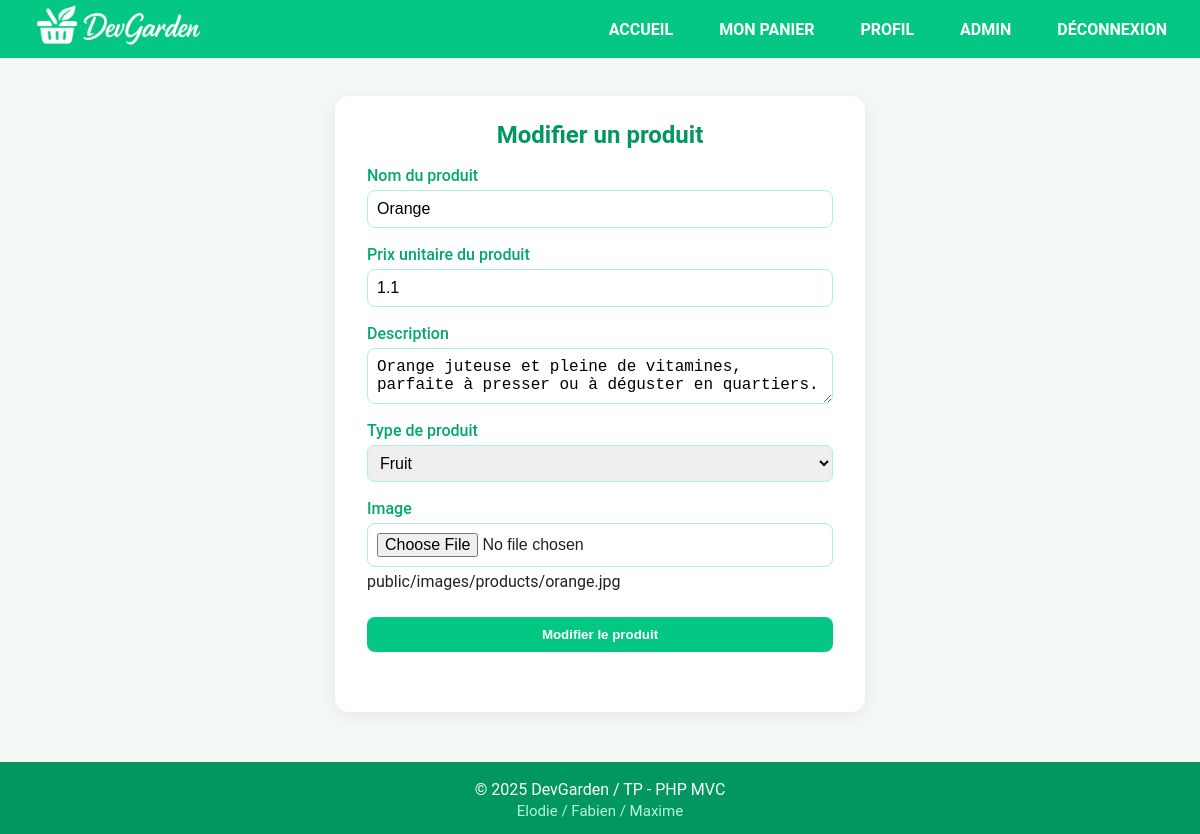
The page /index.php?page=modifierProduit&id=14 (signed in) on the database its author committed.
### tables this page shows
CREATE TABLE `produits` (
  `id` int(11) NOT NULL,
  `nom` varchar(100) NOT NULL,
  `prix_unitaire` float(10,2) NOT NULL,
  `description` text NOT NULL,
  `type` varchar(100) NOT NULL,
  `url_img` varchar(255) DEFAULT NULL,
  `statut` varchar(100) NOT NULL
);

### controller/AdminController.php (called while the page is built, shortened)
<?php
class AdminController
{
    public function modifierProduit()
    {
        $product = null;
        if (isset($_GET['id']) && is_numeric($_GET['id'])) {
            $product = ProduitsRepository::findById((int)$_GET['id']);
        }
        require './view/admin/modifierProduit.php';
    }
}

### repository/ProduitsRepository.php (called while the page is built, shortened)
<?php
class ProduitsRepository
{
    public static function findById($id)
    {
        $pdo = Database::connect();
        $stmt = $pdo->prepare("SELECT * FROM produits WHERE id = :id");
        $stmt->execute(['id' => $id]);
        $data = $stmt->fetch(PDO::FETCH_ASSOC);
        if ($data) {
            $product = new Produit();
            $product->setId($data['id']);
            $product->setNom($data['nom']);
            $product->setPrix($data['prix_unitaire']);
            $product->setDescription($data['description']);
            $product->setType($data['type']);
            $product->setUrl_img($data['url_img']);
            $product->setStatut($data['statut']);
        }
        return $product;
    }
}

### model/Produits.php (called while the page is built, shortened)
<?php
class Produit
{
    private string $nom;
    private float $prix;
    private string $description;
    private string $url_img;
    public function setId(int $id): self
    {
        return $this;
    }
    public function getNom(): string
    {
        return $this->nom;
    }
    public function setNom(string $nom): self
    {
        $this->nom = $nom;
        return $this;
    }
    public function getPrix(): float
    {
        return $this->prix;
    }
    public function setPrix(float $prix): self
    {
        $this->prix = $prix;
        return $this;
    }
    public function getDescription(): string
    {
        return $this->description;
    }
    public function setDescription(string $description): self
    {
        $this->description = $description;
        return $this;
    }
    public function setType(string $type): self
    {
        return $this;
    }
    public function getUrl_img()
    {
        return $this->url_img;
    }
    public function setUrl_img($url_img)
    {
        $this->url_img = $url_img;
        return $this;
    }
    public function setStatut($statut)
    {
        return $this;
    }
}

### utils/utils.php (called while the page is built, shortened)
<?php
function e($string)
{
    return htmlspecialchars($string ?? '', ENT_QUOTES, 'UTF-8');
}

### view/admin/modifierProduit.php (the view, shortened to what this page needs)
<section class="admin-products">
    <h2 class="admin-products__title">Modifier un produit</h2>
    <section class="admin-products__add">
        <form action="index.php?page=modifierProduit" method="POST" class="admin-products__form" enctype="multipart/form-data">
            <div class="admin-products__field">
                <label for="nom" class="admin-products__label">Nom du produit</label>
                <input type="text" name="nom" id="nom" class="admin-products__input" value="<?= e($product->getNom()) ?>">
            </div>
            <div class=" admin-products__field">
                <label for="prix_unitaire" class="admin-products__label">Prix unitaire du produit</label>
                <input type="number" name="prix_unitaire" id="prix_unitaire" class="admin-products__input" step="any" value="<?= e($product->getPrix()) ?>">
            </div>
            <div class="admin-products__field">
                <label for="description" class="admin-products__label">Description</label>
                <textarea name="description" id="description" class="admin-products__textarea"><?= e($product->getDescription()) ?></textarea>
            </div>
            <div class="admin-products__field">
                <label for="type" class="admin-products__label">Type de produit</label>
                <select name="type" id="type" class="admin-products__select">
                    <option value="fruit">Fruit</option>
                </select>
            </div>
            <div class="admin-products__field">
                <label for="url_img" class="admin-products__label">Image</label>
                <input type="file" name="url_img" id="url_img" class="admin-products__input">
                <span><?= e($product->getUrl_img()) ?></span>
            </div>
            <input type="submit" class="admin-products__submit" value="Modifier le produit">
        </form>
    </section>
</section>

### public/css/style.css (style rules this page uses)
* { margin: 0; padding: 0; box-sizing: border-box; }
body { background: #f4f9f7; color: #222; font-family: 'Roboto', Arial, sans-serif; }
h1, h2, h3 { font-weight: 700; color: #029660; }
.admin-products { max-width: 530px; margin: 38px auto 0 auto; padding: 25px 32px 35px 32px; background: #fff; border-radius: 14px; box-shadow: 0 4px 20px #0001; }
.admin-products__title { color: #029660; margin-bottom: 17px; text-align: center; }
.admin-products__add { margin-bottom: 25px; }
.admin-products__form { display: flex; flex-direction: column; gap: 17px; }
.admin-products__field { display: flex; flex-direction: column; gap: 5px; }
.admin-products__label { color: #03a86d; font-weight: 500; }
.admin-products__input, .admin-products__select, .admin-products__textarea { padding: 8px; border-radius: 7px; border: 1px solid #aaf3d6; font-size: 1rem; width: 100%; }
.admin-products__submit { margin-top: 9px; background: #03c783; color: #fff; border: none; border-radius: 8px; padding: 10px 20px; font-weight: 600; cursor: pointer; }
.connexion__input, .register__input, .register__textarea, .admin-products__input, .admin-products__textarea { padding: 9px; border-radius: 8px; border: 1px solid #aaf3d6; font-size: 1rem; width: 100%; }

### rows shown on the page
produits: nom "Orange", prix_unitaire "1.1", description "Orange juteuse et pleine de vitamines, parfaite à presser ou à déguster en quartiers.", url_img "public/images/products/orange.jpg"
